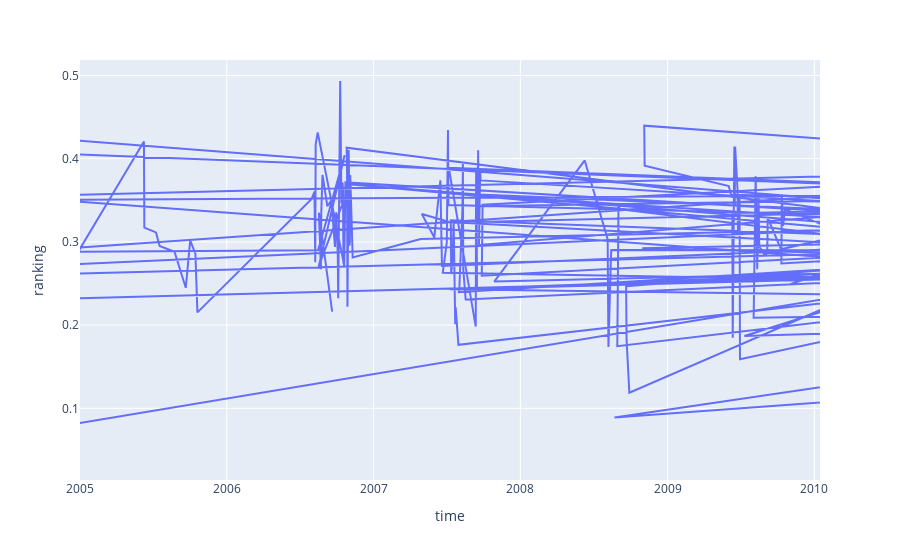

Here is the notebook cell this chart was saved with:
### Code cell
fig = px.line(filtered, x='time', y="ranking",range_x=['2005-01-01', '2010-01-15'])
fig.show()

### Figure 1 — Plotly figure (JSON) as saved in the notebook; plotly's stock layout.template omitted (floating-point values rounded to 4 significant figures; data arrays with more than 128 entries replaced by an {"elided": "..."} marker saying what was removed)
{"data": [{"hovertemplate": "time=%{x}<br>ranking=%{y}<extra></extra>", "legendgroup": "", "line": {"color": "#636efa", "dash": "solid"}, "marker": {"symbol": "circle"}, "mode": "lines", "name": "", "orientation": "v", "showlegend": false, "type": "scatter", "x": {"elided": "566 str values"}, "xaxis": "x", "y": {"elided": "566 float values"}, "yaxis": "y"}], "layout": {"legend": {"tracegroupgap": 0}, "margin": {"t": 60}, "xaxis": {"anchor": "y", "domain": [0, 1], "range": ["2005-01-01", "2010-01-15"], "title": {"text": "time"}}, "yaxis": {"anchor": "x", "domain": [0, 1], "title": {"text": "ranking"}}}}
